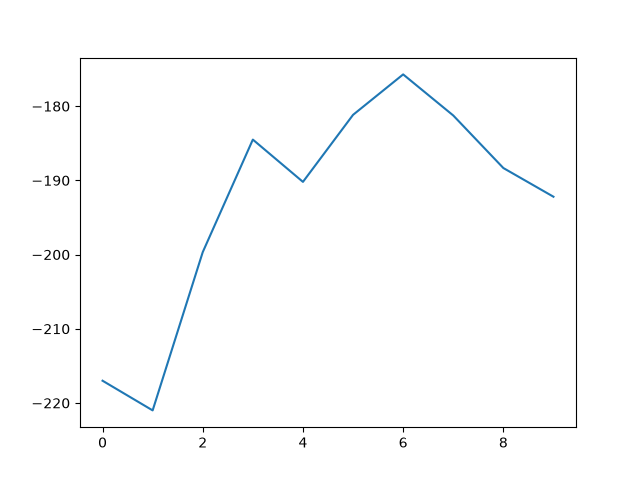

Recreate this plot in Python.
import gymnasium as gym
import numpy as np
import matplotlib.pyplot as plt
import pickle

def run(episodes, is_training=True, render=False):

    env = gym.make('MountainCar-v0', render_mode='human' if render else None)

    # Divide position and velocity into segments
    pos_space = np.linspace(env.observation_space.low[0], env.observation_space.high[0], 20)    # Between -1.2 and 0.6
    vel_space = np.linspace(env.observation_space.low[1], env.observation_space.high[1], 20)    # Between -0.07 and 0.07

    if(is_training):
        q = np.zeros((len(pos_space), len(vel_space), env.action_space.n)) # init a 20x20x3 array
    else:
        f = open('mountain_car.pkl', 'rb')
        q = pickle.load(f)
        f.close()

    learning_rate_a = 0.9 # alpha or learning rate
    discount_factor_g = 0.9 # gamma or discount factor.

    epsilon = 1         # 1 = 100% random actions
    epsilon_decay_rate = 2/episodes # epsilon decay rate
    rng = np.random.default_rng()   # random number generator

    rewards_per_episode = np.zeros(episodes)

    for i in range(episodes):
        state = env.reset()[0]      # Starting position, starting velocity always 0
        state_p = np.digitize(state[0], pos_space)
        state_v = np.digitize(state[1], vel_space)

        terminated = False          # True when reached goal

        rewards=0

        while(not terminated and rewards>-1000):

            if is_training and rng.random() < epsilon:
                # Choose random action (0=drive left, 1=stay neutral, 2=drive right)
                action = env.action_space.sample()
            else:
                action = np.argmax(q[state_p, state_v, :])

            new_state,reward,terminated,_,_ = env.step(action)
            new_state_p = np.digitize(new_state[0], pos_space)
            new_state_v = np.digitize(new_state[1], vel_space)

            if is_training:
                q[state_p, state_v, action] = q[state_p, state_v, action] + learning_rate_a * (
                    reward + discount_factor_g*np.max(q[new_state_p, new_state_v,:]) - q[state_p, state_v, action]
                )

            state = new_state
            state_p = new_state_p
            state_v = new_state_v

            rewards+=reward

        epsilon = max(epsilon - epsilon_decay_rate, 0)

        rewards_per_episode[i] = rewards

    env.close()

    # Save Q table to file
    if is_training:
        f = open('mountain_car.pkl','wb')
        pickle.dump(q, f)
        f.close()

    mean_rewards = np.zeros(episodes)
    for t in range(episodes):
        mean_rewards[t] = np.mean(rewards_per_episode[max(0, t-100):(t+1)])
    plt.plot(mean_rewards)
    plt.savefig(f'mountain_car.png')

if __name__ == '__main__':
    #run(5000, is_training=True, render=False)

    run(10, is_training=False, render=True)
